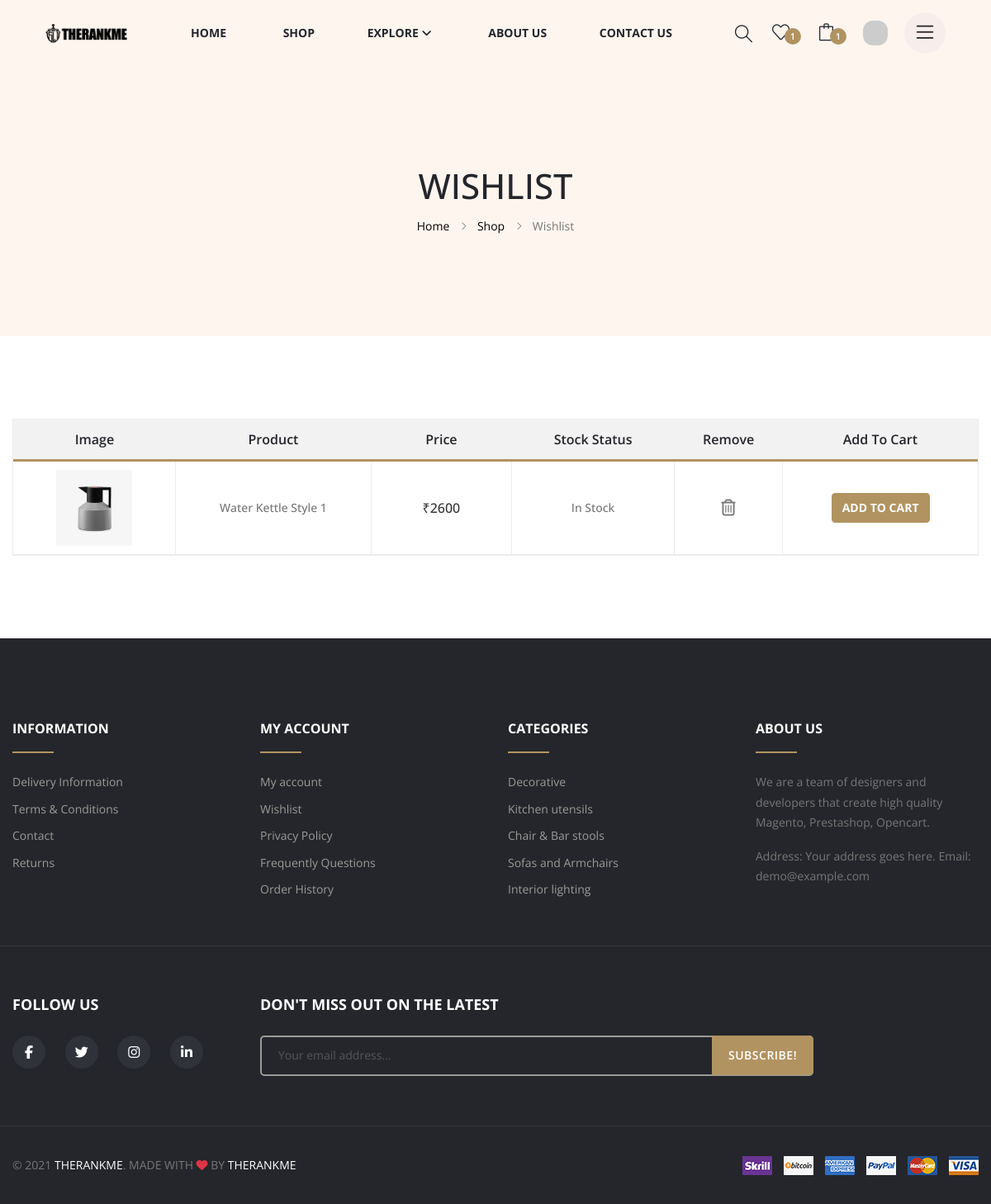
Page /wishlist (signed in) on the earlier database version.
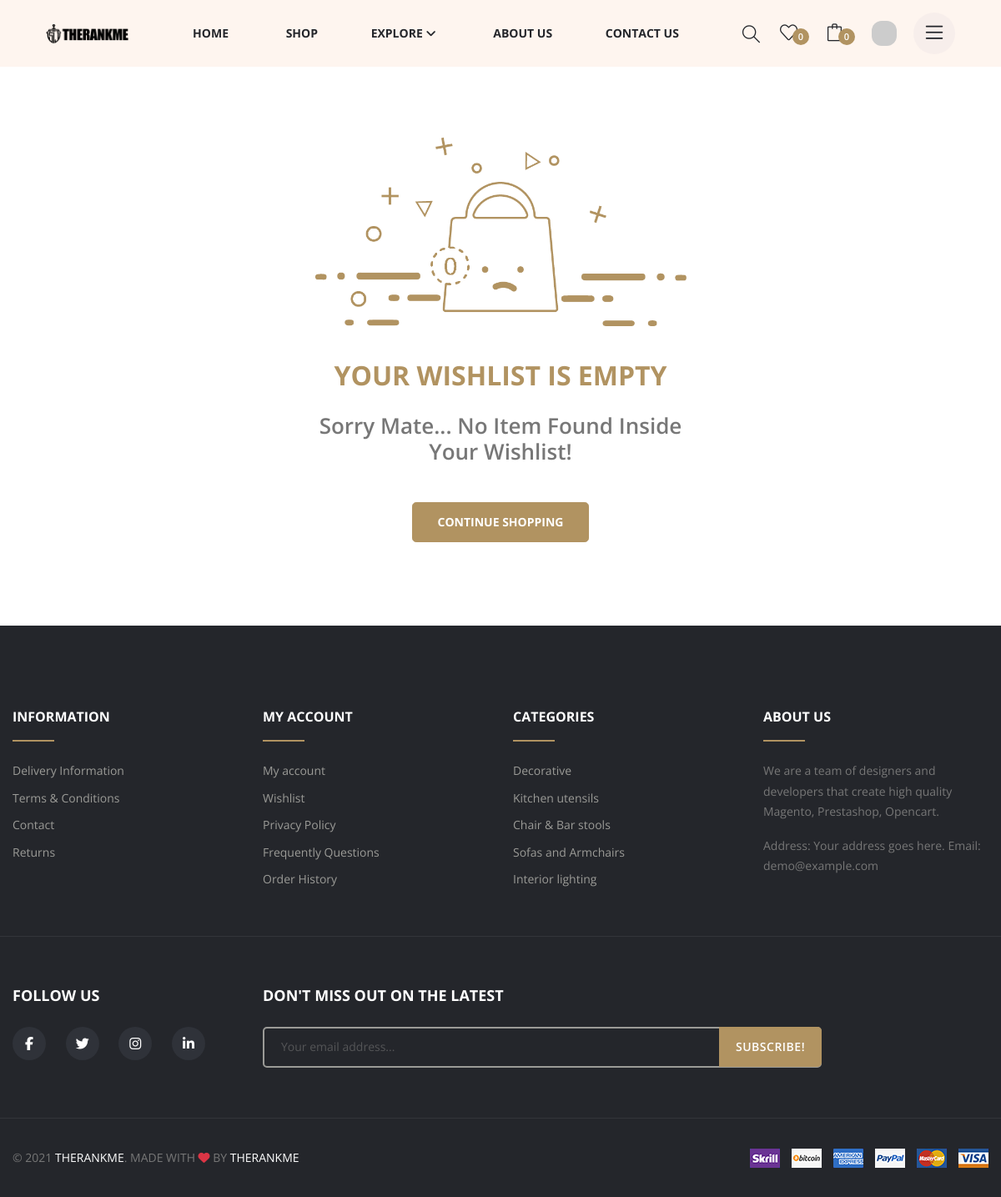
Same page on the later database version.
### app/models/wishlist.py (models this page shows)
class WishlistItem(db.Model):
    id = db.Column(db.Integer, primary_key=True)
    wishlist_id = db.Column(db.Integer, db.ForeignKey('wishlist.id'), nullable=False)
    product_id = db.Column(db.Integer, db.ForeignKey('products.id'), nullable=False)
    product = db.relationship('Product')

### app/models/product.py (models this page shows, shortened)
class ProductImage(db.Model):
    __tablename__ = 'product_images'
    id = db.Column(db.Integer, primary_key=True)
    product_id = db.Column(db.Integer, db.ForeignKey('products.id'), nullable=False)
    file_name = db.Column(db.String(50), nullable=False)

class Product(db.Model):
    __tablename__ = 'products'
    id = db.Column(db.Integer, primary_key=True)
    product_name = db.Column(db.String(50), nullable=False)
    description = db.Column(db.Text)
    price = db.Column(db.Integer, nullable=False)
    stock_quantity = db.Column(db.Integer, nullable=False)
    created_at = db.Column(db.DateTime, server_default=db.func.now())
    in_categories = db.relationship('Category', secondary=product_category, backref='products')
    images = db.relationship('ProductImage', backref='product')

### app/routes/wishlist.py (the view)
@wishlist.route('/wishlist')
def index():
    return render_template('wishlist.html')

### app/routes/globals.py (called while the page is built)
def gravatar_url(email='email@gmail.com', size=50, rating='g', default='mp', force_default=False):
    if current_user.is_authenticated:
        email = current_user.email
        default = 'retro'
    hash_value = md5(email.lower().encode('utf-8')).hexdigest()
    return f"https://www.gravatar.com/avatar/{hash_value}?s={size}&d={default}&r={rating}&f={force_default}"

def inject_globals():
    categories = Category.query.all()
    profile_img_url = gravatar_url()
    cart_items = current_user.cart.cart_items if current_user.is_authenticated else []
    total_cart_price = sum([item.product.price * item.quantity for item in cart_items])
    wishlist_items = current_user.wishlist.wishlist_items if current_user.is_authenticated else []
    return dict(
        categories=categories,
        profile_img_url=profile_img_url,
        cart_items=cart_items,
        wishlist_items=wishlist_items,
        total_cart_price=total_cart_price,
        num_wishlist_items=len(wishlist_items),
        num_cart_items=len(cart_items)
    )

@login_manager.user_loader
def load_user(user_id):
    return User.query.get(int(user_id))

### app/templates/wishlist.html (shortened to what this page needs)
{% extends 'base.html' %}
{% from 'macros.html' import render_breadcrumb %}
{% block content %}
    {% if wishlist_items %}
    {{ render_breadcrumb('Wishlist', 'Shop', url_for('shop.index')) }}
    <div class="wishlist-section">
        <div class="wishlish-table-wrapper" data-aos="fade-up" data-aos-delay="0">
            <div class="container">
                <div class="row">
                    <div class="col-12">
                        <div class="table_desc">
                            <div class="table_page table-responsive">
                                <table>
                                    <thead>
                                        <tr>
                                            <th class="product_thumb">Image</th>
                                            <th class="product_name">Product</th>
                                            <th class="product-price">Price</th>
                                            <th class="product_stock">Stock Status</th>
                                            <th class="product_remove">Remove</th>
                                            <th class="product_addcart">Add To Cart</th>
                                        </tr>
                                    </thead>
                                    {% include 'components/wishlist-table-content.html' %}
                                </table>
                            </div>
                        </div>
                    </div>
                </div>
            </div>
        </div>
    </div>
    {% else %}
    <div class="empty-cart-section section-fluid">
        <div class="emptycart-wrapper">
            <div class="container">
                <div class="row">
                    <div class="col-12 col-md-10 offset-md-1 col-xl-6 offset-xl-3">
                        <div class="emptycart-content text-center">
                            <div class="image">
                                <img class="img-fluid" src="{{ url_for('static', filename='images/empty-cart/empty-cart.png' ) }}">
                            </div>
                            <h4 class="title">Your Wishlist is Empty</h4>
                            <h6 class="sub-title">Sorry mate... No item found inside your wishlist!</h6>
                            <a href="{{ url_for('shop.index') }}" class="btn btn-lg btn-golden">Continue Shopping</a>
                        </div>
                    </div>
                </div>
            </div>
        </div>
    </div>
    {% endif %}
{% endblock %}

### app/templates/components/wishlist-table-content.html
<tbody>
    {% for item in wishlist_items %}
        <tr>
            <td class="product_thumb">
                <a href="{{ url_for('product.product_details', product_id=item.product.id) }}">
                    <img src="{{ url_for('static', filename='images/product/' + item.product.images[0].file_name) }}">
                </a>
            </td>
            <td class="product_name">
                <a href="{{ url_for('product.product_details', product_id=item.product.id) }}">
                {{ item.product.product_name }}</a>
            </td>
            <td class="product-price">₹{{ item.product.price }}</td>
            <td class="product_stock">{% if item.product.stock_quantity > 0 %} In Stock {% else %} Out of Stock {% endif %}</td>
            <td class="product_remove">
                <a hx-delete="{{ url_for('wishlist.remove_from_wishlist_table', wishlist_item_id=item.id) }}"
                    hx-target="closest tbody"
                    hx-swap="outerHTML"
                >
                    <i class="fa fa-trash-o"></i>
                </a>
            </td>
            <td class="product_addcart">
                <a  hx-post="{{ url_for('cart.add_to_cart', product_id=item.product_id) }}"
                    hx-target="#modalAddcart"
                    class="btn btn-md btn-golden"
                    data-bs-toggle="modal" data-bs-target="#modalAddcart">
                    Add To Cart
                </a>
            </td>
        </tr>
    {% endfor %}
</tbody>

Differences in the rows shown:
removed WishlistItem: file_name (placeholder picture), product.product_name "Water Kettle Style 1", product.price "2600"
Other differences:
{{ num_wishlist_items }}: "1" → (not shown)
{{ num_cart_items }}: "1" → (not shown)
{{ section_heading }}: "WISHLIST" → (not shown)
{{ prev_page_heading }}: "Shop" → (not shown)
{{ section_heading }}: "Wishlist" → (not shown)
text no longer shown: "Home Image Product Price Stock Status Remove Add To Cart"
text now shown: "0 0 YOUR WISHLIST IS EMPTY Sorry Mate... No Item Found Inside Your Wishlist! CONTINUE SHOPPING"
